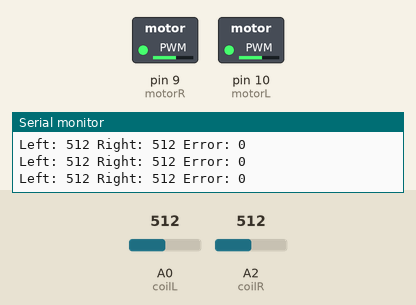
Bench run of a sketch on a simulated Arduino Uno, built with avr-gcc and run on an emulated ATmega328P. Parts: switched loads named in the sketch (green lamp = pin HIGH), the last lines printed to the serial monitor. The test bench sets the inputs (shaded band); at power-on: A2 (coilR) = 512, A0 (coilL) = 512.

Above: at 1.2 s.
1.3 s: A2 (coilR) set to 716
At 1.7 s:
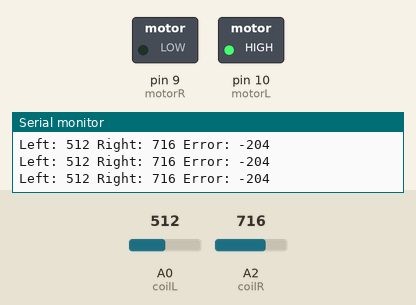
2.8 s: A0 (coilL) set to 564
4.3 s: A0 (coilL) set to 582
At 5.4 s:
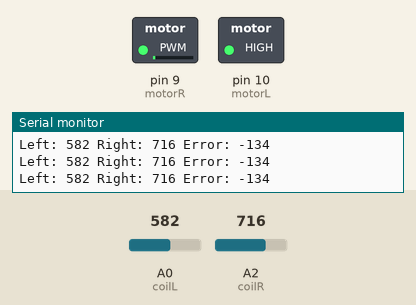
5.8 s: A2 (coilR) set to 511
At 7.0 s:
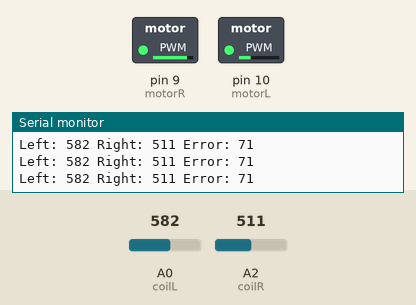
7.3 s: A0 (coilL) set to 716
At 8.2 s:
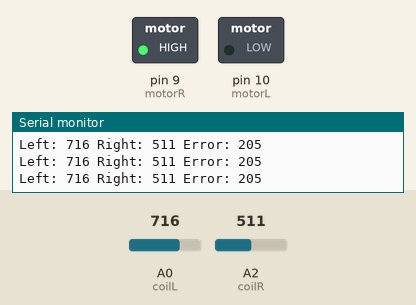
Timing chart, 0 to 9.8 s (numbered marks = the images above; inputs shaded):
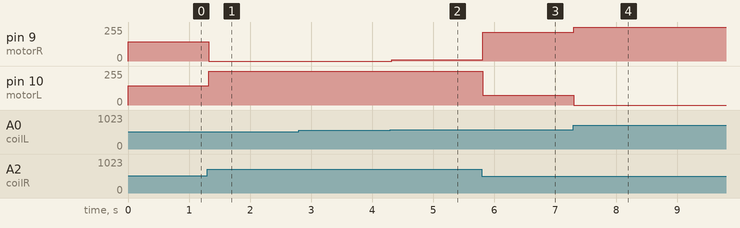

Measured:
- after the input at 1.3 s, pin 9 (motorR): 145/255 → 0/255 at once; pin 10 (motorL): 145/255 → 255/255 at once
- after the input at 4.3 s, pin 9 (motorR): 0/255 → 11/255 at once
- after the input at 5.8 s, pin 9 (motorR): 11/255 → 216/255 at once; pin 10 (motorL): 255/255 → 74/255 at once
- after the input at 7.3 s, pin 9 (motorR): 216/255 → 255/255 at once; pin 10 (motorL): 74/255 → 0/255 at once

The sketch:

Final_code.ino
```cpp
int coilL = A0;
int coilR = A2;
int motorL = 10;
int motorR = 9;

int baseSpeed = 145;      // reduced speed for improved stability
float Kp = 1.0;           // smoother steering correction
int tolerance = 35;   // improved response to sensor imbalance

void setup() {
  pinMode(motorL, OUTPUT);
  pinMode(motorR, OUTPUT);
  Serial.begin(9600);
}

void loop() {
  int leftSignal = analogRead(coilL);
  int rightSignal = analogRead(coilR);

  int error = leftSignal - rightSignal;

  if (abs(error) < tolerance) {
    error = 0;
  }

  int correction = error * Kp;

  int speedL = constrain(baseSpeed - correction, 0, 255);
  int speedR = constrain(baseSpeed + correction, 0, 255);

  analogWrite(motorL, speedL);
  analogWrite(motorR, speedR);

  Serial.print("Left: ");
  Serial.print(leftSignal);
  Serial.print(" Right: ");
  Serial.print(rightSignal);
  Serial.print(" Error: ");
  Serial.println(error);
}
```
